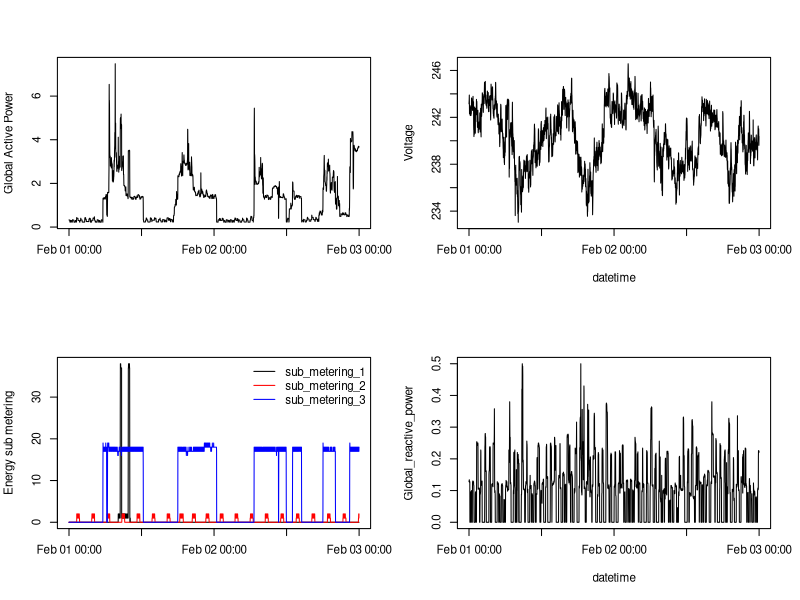

Write R code to recreate this figure.
setwd(dirname(rstudioapi::getActiveDocumentContext()$path))
Sys.setlocale("LC_TIME", 'en_US.UTF-8')

# Read the data
data <- read.table("./data/tidy_data.txt",
                   header = TRUE,
                   sep=";",
                   na.strings = "?")
data$date <- strptime(data$date, format = "%Y-%m-%d %H:%M:%S")

# Plot several graphs
png('plot4.png')
par(mfrow = c(2,2), cex = 0.7)
within(data, {
    # First graph: Global Active Power
    plot(date,global_active_power, 
         xlab = " ",
         ylab = "Global Active Power",
         type="n")
    lines(date,global_active_power)    
    # Second graph: Voltage
    plot(date,voltage,
         xlab = "datetime",
         ylab = "Voltage",
         type="n")
    lines(date,voltage)
    # Third Graph: Sub Metering
    plot(date,sub_metering_1,
         xlab = " ",
         ylab = "Energy sub metering",
         type="n")
    lines(date,sub_metering_1)
    lines(date,sub_metering_2, col = "red")
    lines(date,sub_metering_3, col = "blue")
    legend("topright", 
           bty = "n",
           lty = c(1,1,1), 
           col = c("black","red","blue"), 
           legend = c("sub_metering_1","sub_metering_2","sub_metering_3"))
    # Fourth graph: Global Reactive Power
    plot(date,global_reactive_power,
         xlab = "datetime",
         ylab = "Global_reactive_power",
         type="n")
    lines(date,global_reactive_power)    
})

# Copy the plot to a png file
dev.off()
